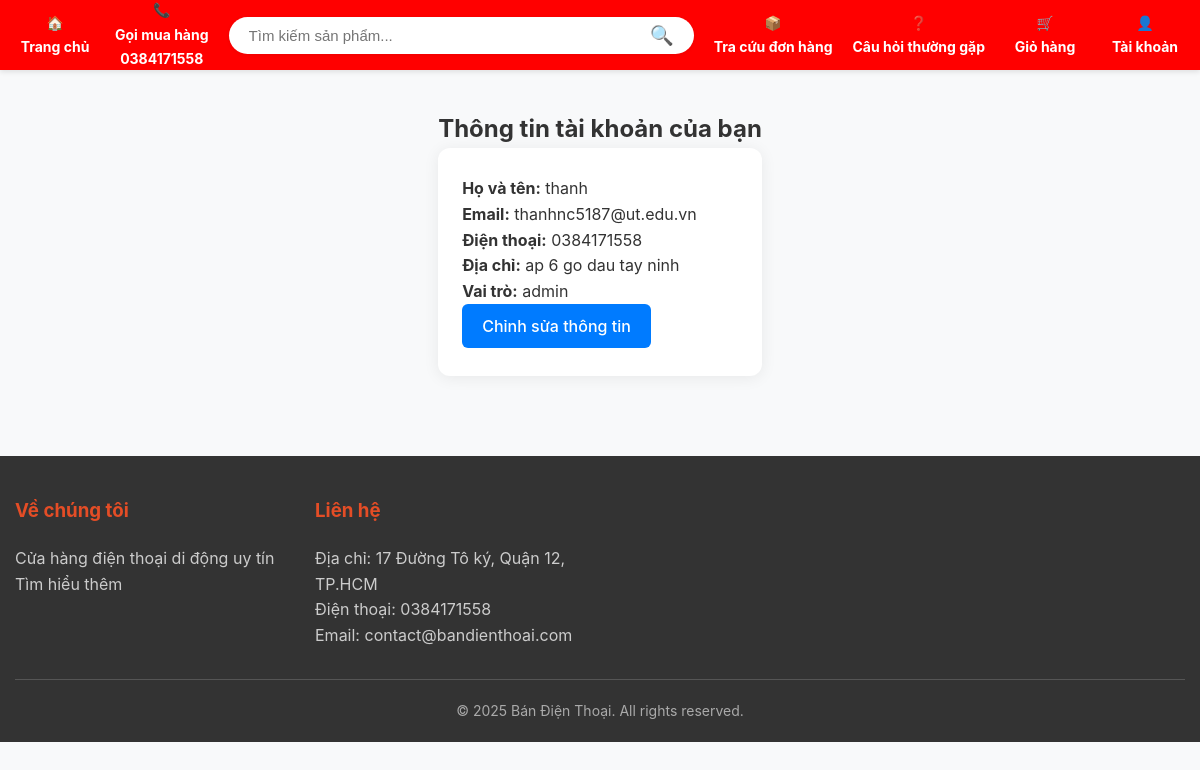
Page /profile.php (signed in) on the committed database.
### tables this page shows
CREATE TABLE `settings` (
  `id` int(11) NOT NULL,
  `key_name` varchar(100) NOT NULL,
  `value` text DEFAULT NULL,
  `created_at` timestamp NOT NULL DEFAULT current_timestamp(),
  `updated_at` timestamp NOT NULL DEFAULT current_timestamp() ON UPDATE current_timestamp()
);

CREATE TABLE `users` (
  `id` int(11) NOT NULL,
  `username` varchar(50) NOT NULL,
  `name` varchar(100) NOT NULL,
  `email` varchar(100) NOT NULL,
  `password` varchar(255) NOT NULL,
  `phone` varchar(20) DEFAULT NULL,
  `address` text DEFAULT NULL,
  `role` enum('user','admin') DEFAULT 'user',
  `status` enum('active','inactive') DEFAULT 'active',
  `created_at` timestamp NOT NULL DEFAULT current_timestamp(),
  `updated_at` timestamp NOT NULL DEFAULT current_timestamp() ON UPDATE current_timestamp(),
  `reset_token` varchar(64) DEFAULT NULL,
  `reset_token_expires` datetime DEFAULT NULL
);

### includes/functions.php (called while the page is built, shortened)
<?php
function isLoggedIn() {
    return isset($_SESSION['user_id']);
}
function getSetting($key) {
    global $conn;
    $stmt = mysqli_prepare($conn, "SELECT value FROM settings WHERE key_name = ?");
    mysqli_stmt_bind_param($stmt, 's', $key);
    mysqli_stmt_execute($stmt);
    $result = mysqli_stmt_get_result($stmt);
    $setting = mysqli_fetch_assoc($result);
    return $setting['value'] ?? null;
}
?>

### profile.php (the view, shortened to what this page needs)
<?php
require_once 'includes/header.php';
require_once 'config/database.php';
require_once 'includes/functions.php';
$user_id = $_SESSION['user_id'];
$stmt = $conn->prepare("SELECT * FROM users WHERE id = ? LIMIT 1");
$stmt->bind_param('i', $user_id);
$stmt->execute();
$user = $stmt->get_result()->fetch_assoc();
$is_edit = isset($_GET['edit']) || $_SERVER['REQUEST_METHOD'] === 'POST';
?>
<div class="container" style="margin: 40px auto; max-width: 700px;">
    <h2>Thông tin tài khoản của bạn</h2>
    <div style="background:#fff;padding:28px 24px;border-radius:12px;box-shadow:0 2px 16px rgba(0,0,0,0.07);">
        <?php if ($is_edit): ?>
            <form method="post" action="profile.php">
                <div class="form-group">
                    <label>Họ và tên:</label>
                    <input type="text" name="name" class="form-control" value="<?php echo htmlspecialchars($_POST['name'] ?? $user['name']); ?>" required>
                </div>
                <div class="form-group">
                    <label>Email:</label>
                    <input type="email" name="email" class="form-control" value="<?php echo htmlspecialchars($_POST['email'] ?? $user['email']); ?>" required>
                </div>
                <div class="form-group">
                    <label>Điện thoại:</label>
                    <input type="text" name="phone" class="form-control" value="<?php echo htmlspecialchars($_POST['phone'] ?? $user['phone']); ?>">
                </div>
                <div class="form-group">
                    <label>Địa chỉ:</label>
                    <input type="text" name="address" class="form-control" value="<?php echo htmlspecialchars($_POST['address'] ?? $user['address']); ?>">
                </div>
                <div class="form-group">
                    <label>Mật khẩu mới (nếu muốn đổi):</label>
                    <input type="password" name="password" class="form-control" autocomplete="new-password">
                </div>
                <button type="submit" class="btn btn-primary">Lưu thay đổi</button>
                <a href="profile.php" class="btn btn-secondary">Hủy</a>
            </form>
        <?php else: ?>
            <p><b>Họ và tên:</b> <?php echo htmlspecialchars($user['name']); ?></p>
            <p><b>Email:</b> <?php echo htmlspecialchars($user['email']); ?></p>
            <p><b>Điện thoại:</b> <?php echo htmlspecialchars($user['phone']); ?></p>
            <p><b>Địa chỉ:</b> <?php echo htmlspecialchars($user['address']); ?></p>
            <p><b>Vai trò:</b> <?php echo htmlspecialchars($user['role']); ?></p>
            <a href="profile.php?edit=1" class="btn btn-primary">Chỉnh sửa thông tin</a>
        <?php endif; ?>
    </div>
</div>
<?php require_once 'includes/footer.php'; ?>

### includes/header.php (shortened to what this page needs)
<?php
$base_dir = __DIR__ . '/../';
require_once $base_dir . 'config/database.php';
require_once $base_dir . 'includes/functions.php';
?>
<!DOCTYPE html>
<html lang="vi">
<head>
    <link rel="stylesheet" href="css/style.css">
</head>
<body>
    <header>
        <div class="header-main-bar">
            <div class="header-content">
                <div class="header-icon-link">
                    <a href="index.php">
                        🏠
                        <span>Trang chủ</span>
                    </a>
                </div>
                 <div class="header-icon-link">
                    <a href="https://zalo.me/<?php echo preg_replace('/[^0-9]/', '', getSetting('site_phone')); ?>" target="_blank">
                        📞
                        <span>Gọi mua hàng</span>
                        <span><?php echo getSetting('site_phone'); ?></span>
                    </a>
                </div>
                <div class="search-bar">
                    <form action="index.php" method="GET">
                        <input type="text" name="search" placeholder="Tìm kiếm sản phẩm..." value="<?php echo htmlspecialchars($search ?? ''); ?>">
                        <button type="submit">🔍</button>
                    </form>
                </div>
                 <div class="header-icon-link">
                    <a href="orders.php">
                        📦
                        <span>Tra cứu đơn hàng</span>
                    </a>
                </div>
                 <div class="header-icon-link">
                    <a href="faq.php">
                        ❓
                        <span>Câu hỏi thường gặp</span>
                    </a>
                </div>
                 <div class="cart">
                     <a href="cart.php" class="cart-link">
                         🛒
                         <span>Giỏ hàng</span>
                     </a>
                 </div>
                <div class="header-icon-link user-account dropdown">
                     <?php if (isLoggedIn()): ?>
                        <a href="#" class="dropdown-toggle">
                            👤
                            <span>Tài khoản</span>
                        </a>
                     <?php endif; ?>
                </div>
            </div>
        </div>
    </header>
</body>
</html>

### includes/footer.php (shortened to what this page needs)
    <footer>
        <div class="container">
            <div class="footer-content">
                <div class="footer-section">
                    <h3>Về chúng tôi</h3>
                    <p><?php echo getSetting('site_description'); ?></p>
                    <p><a href="about.php" style="color: inherit; text-decoration: none;">Tìm hiểu thêm</a></p>
                </div>
                <div class="footer-section">
                    <h3>Liên hệ</h3>
                    <p>Địa chỉ: <?php echo getSetting('site_address'); ?></p>
                    <p>Điện thoại: <?php echo getSetting('site_phone'); ?></p>
                    <p>Email: <?php echo getSetting('site_email'); ?></p>
                </div>
            </div>
            <div class="footer-bottom">
                <p>&copy; <?php echo date('Y'); ?> <?php echo getSetting('site_name'); ?>. All rights reserved.</p>
            </div>
        </div>
    </footer>
</body>
</html>

### css/style.css (style rules this page uses)
* { margin: 0; padding: 0; box-sizing: border-box; }
html { overflow-x: hidden; scroll-behavior: smooth; }
body { font-family: -apple-system, BlinkMacSystemFont, "Segoe UI", Roboto, Helvetica, Arial, sans-serif, "Apple Color Emoji", "Segoe UI Emoji", "Segoe UI Symbol"; line-height: 1.6; color: #333; background-color: #f8f9fa; display: flex; flex-direction: column; min-height: 100vh; }
.container { max-width: 1200px; margin: 0 auto; padding: 0 15px; }
header { background: #ff0000; color: #fff; box-shadow: 0 2px 5px rgba(0, 0, 0, 0.1); z-index: 1000; padding: 0 15px; width: 100%; }
.header-content { max-width: 1400px; margin: 0 auto; display: flex; align-items: center; justify-content: space-between; height: 70px; gap: 20px; }
.header-icon-link, .cart, .user-account { display: flex; flex-direction: column; align-items: center; gap: 4px; text-align: center; min-width: 80px; flex-shrink: 0; }
.header-icon-link a, .cart a, .user-account .dropdown-toggle { color: #fff; text-decoration: none; font-weight: bold; font-size: 14px; display: flex; flex-direction: column; align-items: center; gap: 2px; }
.cart { position: relative; }
.search-bar { flex-grow: 1; max-width: 500px; background-color: #fff; border-radius: 50px; display: flex; overflow: hidden; box-shadow: 0 1px 4px rgba(0,0,0,0.08); }
.search-bar form { display: flex; flex-grow: 1; }
.search-bar input[type="text"] { flex-grow: 1; border: none; padding: 10px 20px; font-size: 15px; outline: none; color: #333; background-color: transparent; }
.search-bar button { background: transparent; border: none; padding: 0 20px; font-size: 1.2rem; cursor: pointer; color: #555; transition: color 0.2s; }
.dropdown { position: relative; padding-bottom: 10px; margin-bottom: -10px; }
footer { background: #333; color: #fff; padding: 40px 0 20px; margin-top: 40px; }
.footer-content { display: grid; grid-template-columns: repeat(auto-fill, minmax(250px, 1fr)); gap: 30px; margin-bottom: 30px; }
.footer-section h3 { margin-bottom: 20px; color: #e44d26; }
.footer-section p, .footer-section a { color: #ccc; text-decoration: none; transition: color 0.2s; }
.footer-bottom { text-align: center; padding-top: 20px; border-top: 1px solid #555; font-size: 14px; color: #aaa; }
.btn { display: inline-block; padding: 10px 20px; border: none; border-radius: 6px; cursor: pointer; text-decoration: none; text-align: center; font-size: 1rem; font-weight: 500; line-height: 1.5; transition: background-color 0.3s, opacity 0.3s; }
.btn-primary { background-color: #007bff; color: #fff; }

### rows in the picture
settings: value "0384171558"
users: name "thanh", email "thanhnc5187@ut.edu.vn", phone "0384171558", address "ap 6 go dau tay ninh", role "admin"
settings: value "Cửa hàng điện thoại di động uy tín"
settings: value "17 Đường Tô ký, Quận 12, TP.HCM"
settings: value "contact@bandienthoai.com"
settings: value "Bán Điện Thoại"
